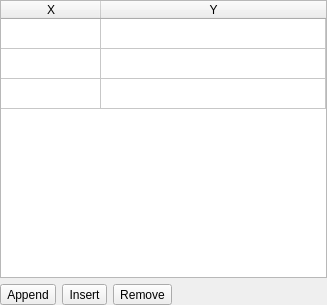
<?xml version="1.0" encoding="UTF-8"?>
<ui version="4.0">
 <class>CPolygonParamsGuiComp</class>
 <widget class="QWidget" name="CPolygonParamsGuiComp">
  <property name="geometry">
   <rect>
    <x>0</x>
    <y>0</y>
    <width>327</width>
    <height>305</height>
   </rect>
  </property>
  <property name="windowTitle">
   <string>Form</string>
  </property>
  <layout class="QVBoxLayout" name="verticalLayout">
   <property name="margin">
    <number>0</number>
   </property>
   <item>
    <widget class="QTableWidget" name="CoordsTable">
     <property name="selectionMode">
      <enum>QAbstractItemView::SingleSelection</enum>
     </property>
     <property name="wordWrap">
      <bool>false</bool>
     </property>
     <property name="rowCount">
      <number>3</number>
     </property>
     <property name="columnCount">
      <number>2</number>
     </property>
     <attribute name="horizontalHeaderCascadingSectionResizes">
      <bool>true</bool>
     </attribute>
     <attribute name="horizontalHeaderStretchLastSection">
      <bool>true</bool>
     </attribute>
     <attribute name="verticalHeaderVisible">
      <bool>false</bool>
     </attribute>
     <row/>
     <row/>
     <row/>
     <column>
      <property name="text">
       <string>X</string>
      </property>
     </column>
     <column>
      <property name="text">
       <string>Y</string>
      </property>
     </column>
    </widget>
   </item>
   <item>
    <layout class="QHBoxLayout" name="horizontalLayout">
     <item>
      <widget class="QToolButton" name="AppendButton">
       <property name="text">
        <string>Append</string>
       </property>
       <property name="icon">
        <iconset resource="../iqtgui/iqtgui.qrc">
         <normaloff>:/Icons/Add.svg</normaloff>:/Icons/Add.svg</iconset>
       </property>
      </widget>
     </item>
     <item>
      <widget class="QToolButton" name="InsertButton">
       <property name="text">
        <string>Insert</string>
       </property>
       <property name="icon">
        <iconset resource="../iqtgui/iqtgui.qrc">
         <normaloff>:/Icons/Redo.svg</normaloff>:/Icons/Redo.svg</iconset>
       </property>
      </widget>
     </item>
     <item>
      <widget class="QToolButton" name="RemoveButton">
       <property name="text">
        <string>Remove</string>
       </property>
       <property name="icon">
        <iconset resource="../iqtgui/iqtgui.qrc">
         <normaloff>:/Icons/Delete.svg</normaloff>:/Icons/Delete.svg</iconset>
       </property>
      </widget>
     </item>
     <item>
      <spacer name="horizontalSpacer">
       <property name="orientation">
        <enum>Qt::Horizontal</enum>
       </property>
       <property name="sizeHint" stdset="0">
        <size>
         <width>40</width>
         <height>20</height>
        </size>
       </property>
      </spacer>
     </item>
    </layout>
   </item>
  </layout>
 </widget>
 <resources>
  <include location="../iqtgui/iqtgui.qrc"/>
 </resources>
 <connections/>
</ui>
